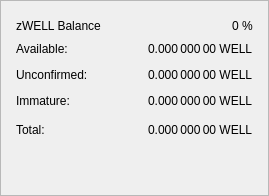
                   <widget class="QFrame" name="frame_ZerocoinBalances">
                    <property name="frameShape">
                     <enum>QFrame::StyledPanel</enum>
                    </property>
                    <property name="frameShadow">
                     <enum>QFrame::Raised</enum>
                    </property>
                    <layout class="QVBoxLayout" name="verticalLayout_7">
                     <property name="leftMargin">
                      <number>15</number>
                     </property>
                     <property name="topMargin">
                      <number>15</number>
                     </property>
                     <property name="rightMargin">
                      <number>15</number>
                     </property>
                     <property name="bottomMargin">
                      <number>15</number>
                     </property>
                     <item>
                      <layout class="QHBoxLayout" name="horizontalLayout_8" stretch="0,0,0">
                       <item>
                        <widget class="QLabel" name="label_5z_3">
                         <property name="minimumSize">
                          <size>
                           <width>170</width>
                           <height>20</height>
                          </size>
                         </property>
                         <property name="font">
                          <font/>
                         </property>
                         <property name="text">
                          <string>zWELL Balance</string>
                         </property>
                        </widget>
                       </item>
                       <item>
                        <spacer name="horizontalSpacer_11">
                         <property name="orientation">
                          <enum>Qt::Horizontal</enum>
                         </property>
                         <property name="sizeHint" stdset="0">
                          <size>
                           <width>40</width>
                           <height>20</height>
                          </size>
                         </property>
                        </spacer>
                       </item>
                       <item>
                        <widget class="QLabel" name="labelzWELLPercent">
                         <property name="text">
                          <string notr="true">0 %</string>
                         </property>
                        </widget>
                       </item>
                      </layout>
                     </item>
                     <item>
                      <layout class="QGridLayout" name="gridLayout_5">
                       <property name="spacing">
                        <number>12</number>
                       </property>
                       <item row="2" column="2">
                        <widget class="QLabel" name="labelzBalanceUnconfirmed">
                         <property name="font">
                          <font/>
                         </property>
                         <property name="toolTip">
                          <string>Unconfirmed: less than 20 confirmations
                                                                                                            Immature: confirmed, but less than 1 mint of the same denomination after it was minted</string>
                         </property>
                         <property name="text">
                          <string notr="true">0.000 000 00 WELL</string>
                         </property>
                         <property name="alignment">
                          <set>Qt::AlignLeading|Qt::AlignLeft|Qt::AlignVCenter</set>
                         </property>
                        </widget>
                       </item>
                       <item row="1" column="0">
                        <widget class="QLabel" name="labelzBalanceMatureText">
                         <property name="toolTip">
                          <string>Mature: more than 20 confirmation and more than 1 mint of the same denomination after it was minted.
                                                                                                            These zWELL are spendable.</string>
                         </property>
                         <property name="text">
                          <string>Available:</string>
                         </property>
                        </widget>
                       </item>
                       <item row="2" column="0">
                        <widget class="QLabel" name="labelzBalanceUnconfirmedText">
                         <property name="toolTip">
                          <string>Unconfirmed: less than 20 confirmations
                                                                                                            Immature: confirmed, but less than 1 mint of the same denomination after it was minted</string>
                         </property>
                         <property name="text">
                          <string>Unconfirmed:</string>
                         </property>
                        </widget>
                       </item>
                       <item row="1" column="2">
                        <widget class="QLabel" name="labelzBalanceMature">
                         <property name="font">
                          <font/>
                         </property>
                         <property name="toolTip">
                          <string>Mature: more than 20 confirmation and more than 1 mint of the same denomination after it was minted.
                                                                                                            These zWELL are spendable.</string>
                         </property>
                         <property name="text">
                          <string notr="true">0.000 000 00 WELL</string>
                         </property>
                         <property name="alignment">
                          <set>Qt::AlignLeading|Qt::AlignLeft|Qt::AlignVCenter</set>
                         </property>
                        </widget>
                       </item>
                       <item row="4" column="0">
                        <widget class="QLabel" name="labelzBalanceText">
                         <property name="toolTip">
                          <string>Your current zWELL balance, unconfirmed and immature zWELL included.</string>
                         </property>
                         <property name="text">
                          <string>Total:</string>
                         </property>
                        </widget>
                       </item>
                       <item row="3" column="2">
                        <widget class="QLabel" name="labelzBalanceImmature">
                         <property name="font">
                          <font/>
                         </property>
                         <property name="toolTip">
                          <string>Unconfirmed: less than 20 confirmations
                                                                                                            Immature: confirmed, but less than 1 mint of the same denomination after it was minted</string>
                         </property>
                         <property name="text">
                          <string notr="true">0.000 000 00 WELL</string>
                         </property>
                         <property name="alignment">
                          <set>Qt::AlignLeading|Qt::AlignLeft|Qt::AlignVCenter</set>
                         </property>
                        </widget>
                       </item>
                       <item row="4" column="2">
                        <widget class="QLabel" name="labelzBalance">
                         <property name="font">
                          <font/>
                         </property>
                         <property name="cursor">
                          <cursorShape>IBeamCursor</cursorShape>
                         </property>
                         <property name="toolTip">
                          <string>Your current zWELL balance, unconfirmed and immature zWELL included.</string>
                         </property>
                         <property name="text">
                          <string notr="true">0.000 000 00 WELL</string>
                         </property>
                         <property name="alignment">
                          <set>Qt::AlignLeading|Qt::AlignLeft|Qt::AlignVCenter</set>
                         </property>
                         <property name="textInteractionFlags">
                          <set>Qt::LinksAccessibleByMouse|Qt::TextSelectableByKeyboard|Qt::TextSelectableByMouse</set>
                         </property>
                        </widget>
                       </item>
                       <item row="3" column="0">
                        <widget class="QLabel" name="labelzBalanceImmatureText">
                         <property name="toolTip">
                          <string>Unconfirmed: less than 20 confirmations
                                                                                                            Immature: confirmed, but less than 1 mint of the same denomination after it was minted</string>
                         </property>
                         <property name="text">
                          <string>Immature:</string>
                         </property>
                        </widget>
                       </item>
                       <item row="4" column="1">
                        <spacer name="horizontalSpacer_4">
                         <property name="orientation">
                          <enum>Qt::Horizontal</enum>
                         </property>
                         <property name="sizeHint" stdset="0">
                          <size>
                           <width>40</width>
                           <height>20</height>
                          </size>
                         </property>
                        </spacer>
                       </item>
                      </layout>
                     </item>
                     <item>
                      <spacer name="verticalSpacer_4">
                       <property name="orientation">
                        <enum>Qt::Vertical</enum>
                       </property>
                       <property name="sizeType">
                        <enum>QSizePolicy::Expanding</enum>
                       </property>
                       <property name="sizeHint" stdset="0">
                        <size>
                         <width>20</width>
                         <height>40</height>
                        </size>
                       </property>
                      </spacer>
                     </item>
                    </layout>
                   </widget>
